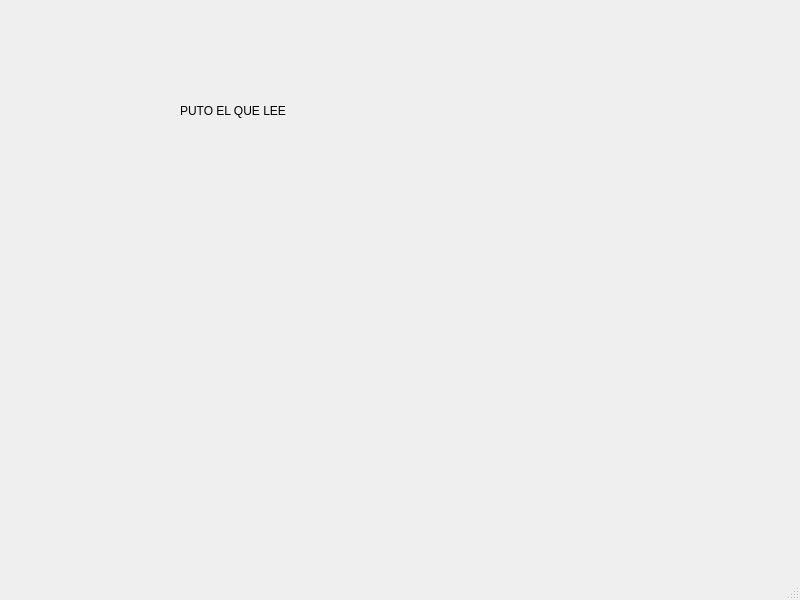
<?xml version="1.0" encoding="UTF-8"?>
<ui version="4.0">
 <class>MainWindow</class>
 <widget class="QMainWindow" name="MainWindow">
  <property name="geometry">
   <rect>
    <x>0</x>
    <y>0</y>
    <width>800</width>
    <height>600</height>
   </rect>
  </property>
  <property name="tabletTracking">
   <bool>false</bool>
  </property>
  <property name="windowTitle">
   <string>NUEVA VENTANA</string>
  </property>
  <widget class="QWidget" name="centralwidget">
   <widget class="QLabel" name="label">
    <property name="geometry">
     <rect>
      <x>180</x>
      <y>80</y>
      <width>251</width>
      <height>61</height>
     </rect>
    </property>
    <property name="text">
     <string>PUTO EL QUE LEE</string>
    </property>
    <property name="margin">
     <number>50</number>
    </property>
   </widget>
  </widget>
  <widget class="QMenuBar" name="menubar">
   <property name="geometry">
    <rect>
     <x>0</x>
     <y>0</y>
     <width>800</width>
     <height>21</height>
    </rect>
   </property>
  </widget>
  <widget class="QStatusBar" name="statusbar"/>
 </widget>
 <resources/>
 <connections/>
</ui>
